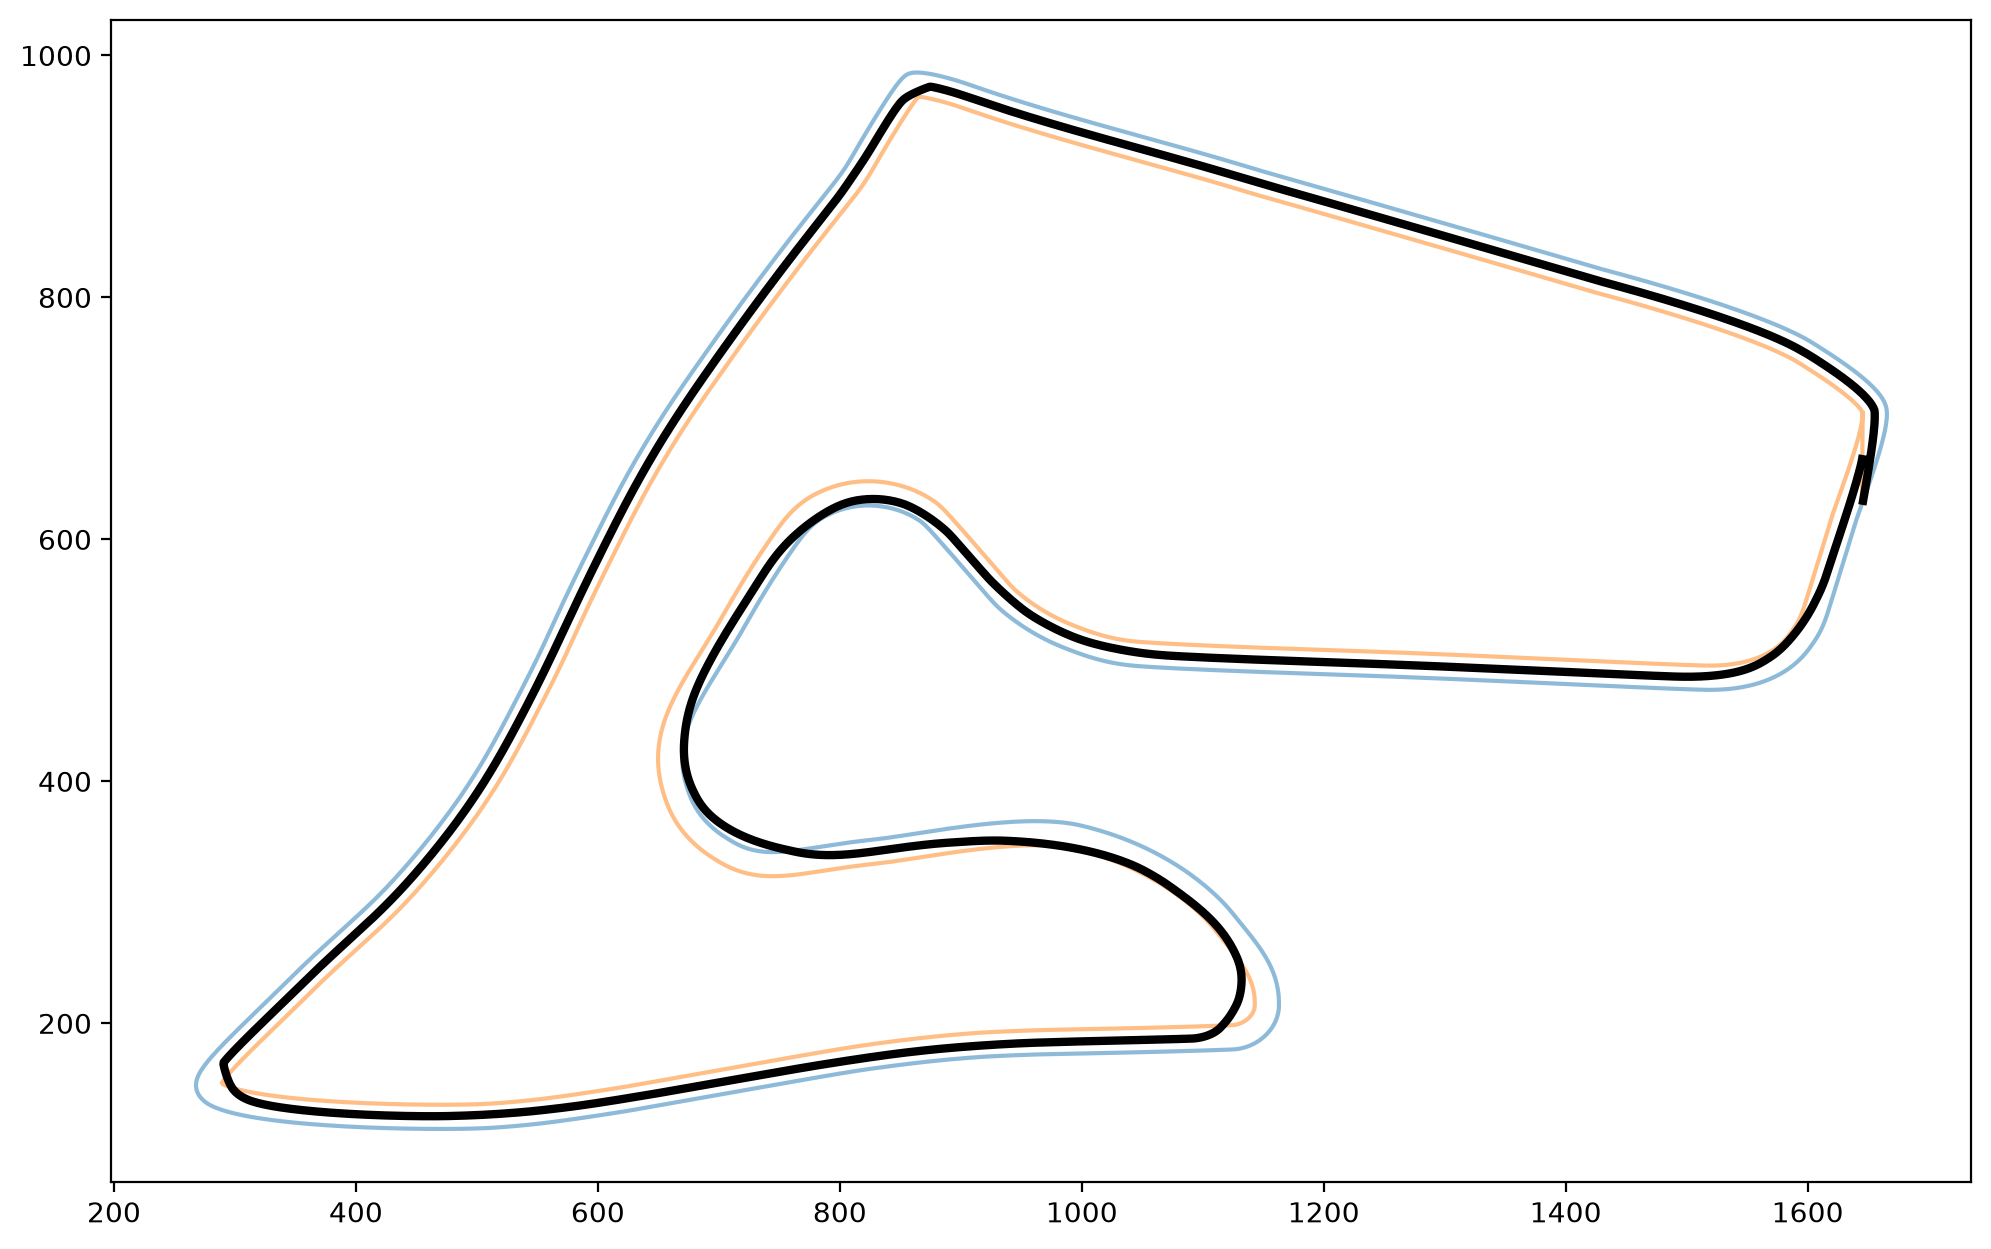

The script that saved this image:
from pathlib import Path
from svgpathtools import svg2paths
import numpy as np
import matplotlib.pyplot as plt
from scipy.interpolate import interp1d

SVG = Path(
r"E:\Project_Shiftwright\external\racing-track-maps-vector\from-iracing\Road\spielberg\403-spielberg-gp\active.svg"
)

paths,_ = svg2paths(str(SVG))
path = paths[0]

N = 8000

pts = np.array([
[
path.point(i/(N-1)).real,
path.point(i/(N-1)).imag
]
for i in range(N)
])

split = 4052

wall_a = pts[:split]
wall_b = pts[split:][::-1]

def resample(curve,n=2000):

    seg = np.linalg.norm(
        curve[1:] - curve[:-1],
        axis=1
    )

    dist = np.concatenate(
        ([0], np.cumsum(seg))
    )

    target = np.linspace(
        0,
        dist[-1],
        n
    )

    fx = interp1d(
        dist,
        curve[:,0]
    )

    fy = interp1d(
        dist,
        curve[:,1]
    )

    return np.column_stack([
        fx(target),
        fy(target)
    ])

wall_a = resample(
    wall_a
)

wall_b = resample(
    wall_b
)

centre = (
    wall_a + wall_b
) / 2

plt.figure(
    figsize=(12,8)
)

plt.plot(
    wall_a[:,0],
    wall_a[:,1],
    alpha=0.5
)

plt.plot(
    wall_b[:,0],
    wall_b[:,1],
    alpha=0.5
)

plt.plot(
    centre[:,0],
    centre[:,1],
    color="black",
    linewidth=3
)

plt.gca().set_aspect(
    "equal"
)

plt.savefig(
    "experiments/spielberg_ordered_centreline.png",
    dpi=200,
    bbox_inches="tight"
)

print(
    "Saved: experiments/spielberg_ordered_centreline.png"
)
